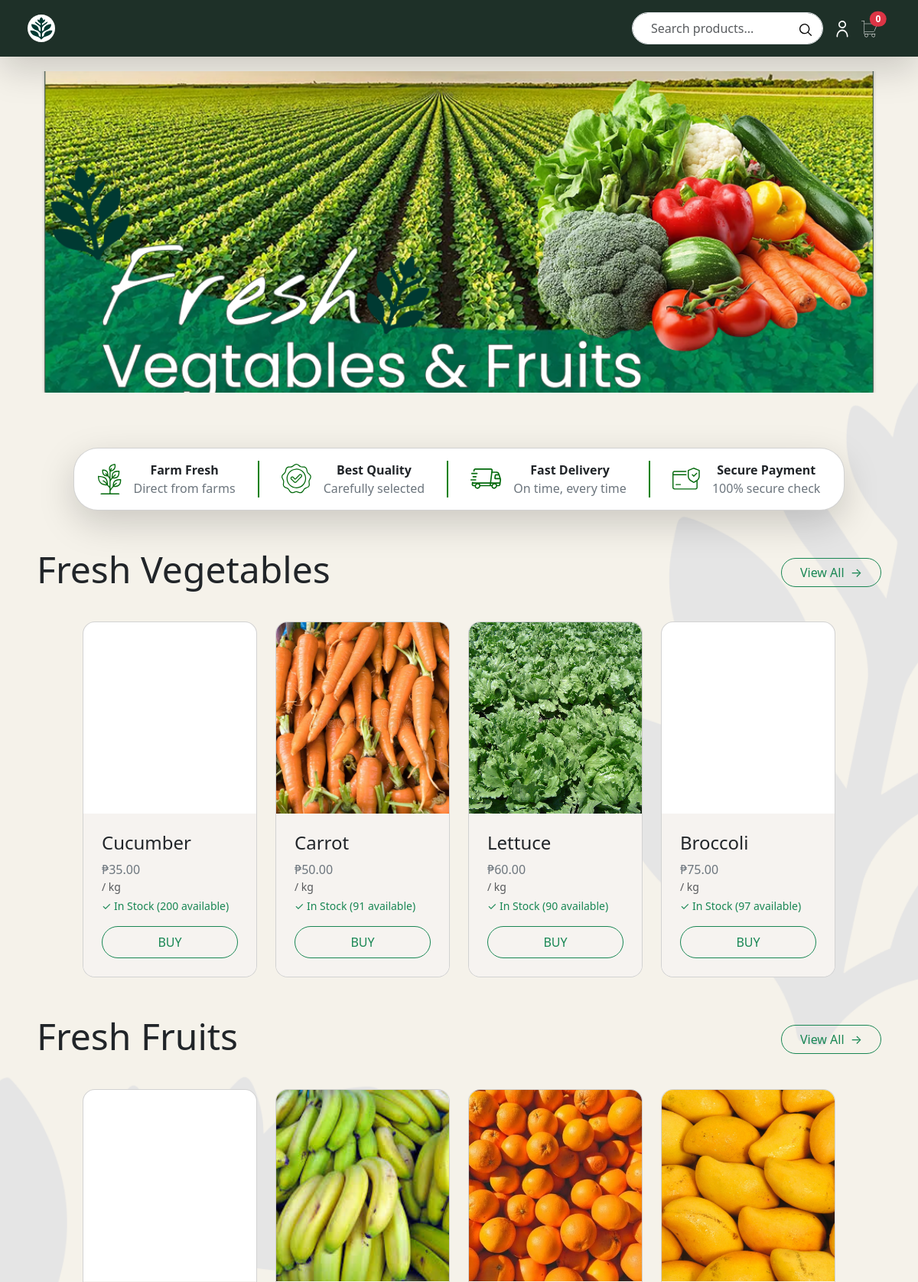
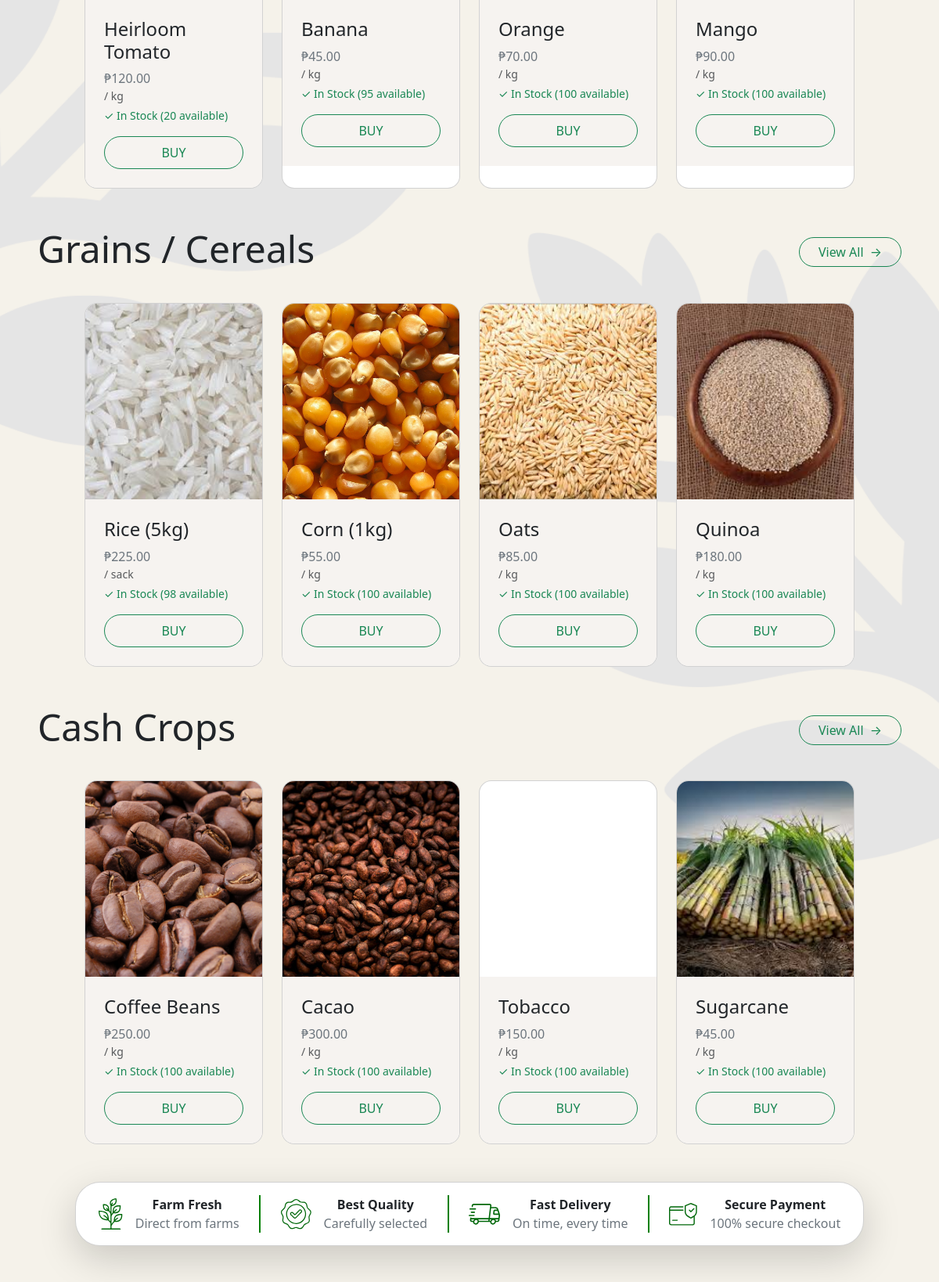
The page / (upper part) on the database its author committed (2 pictures, top to bottom).
### tables this page shows
CREATE TABLE `products` (
  `id` int(11) NOT NULL,
  `name` varchar(100) NOT NULL,
  `category` enum('vegetables','fruits','grains','cash_crops') NOT NULL,
  `current_price` decimal(10,2) NOT NULL,
  `quantity` int(11) NOT NULL DEFAULT 0,
  `unit` enum('kg','pcs','liter','sack') DEFAULT NULL,
  `image_url` varchar(255) DEFAULT NULL,
  `created_at` timestamp NOT NULL DEFAULT current_timestamp(),
  `harvest_date` date NOT NULL,
  `updated_at` datetime NOT NULL
);

### models/Product.php (called while the page is built, shortened)
<?php
require_once __DIR__ . '/../config/Database.php';
class Product {
    private $conn;
    private $table = "products";
    public function __construct() {
        $database = new Database();
        $this->conn = $database->getConnection();
    }
    public function getByCategory($category, $limit = 4) {
        $stmt = $this->conn->prepare("SELECT * FROM {$this->table} WHERE category = ? ORDER BY created_at DESC LIMIT ?");
        $stmt->bind_param("si", $category, $limit);
        $stmt->execute();
        $result = $stmt->get_result();
        $products = [];
        while ($row = $result->fetch_assoc()) {
            $products[] = $row;
        }
        return $products;
    }
}
?>

### config/Database.php (called while the page is built, shortened)
<?php
class Database {
    private $host = "localhost";
    private $user = "root";
    private $pass = "";
    private $dbname = "r3_farm";
    public function getConnection() {
        $this->conn = new mysqli($this->host, $this->user, $this->pass, $this->dbname);
        return $this->conn;
    }
}
?>

### controllers/ProductController.php (called while the page is built, shortened)
<?php
require_once __DIR__ . '/../models/Product.php';
class ProductController {
    private $product;
    public function __construct() {
        $this->product = new Product();
    }
    public function index() {
        $categories = [
            'vegetables' => 'Fresh Vegetables',
            'fruits' => 'Fresh Fruits',
            'grains' => 'Grains / Cereals',
            'cash_crops' => 'Cash Crops'
        ];
        $products_by_cat = [];
        foreach ($categories as $key => $label) {
            $products_by_cat[$key] = $this->product->getByCategory($key, 4);
        }
        return ['categories' => $categories, 'products' => $products_by_cat];
    }
}
?>

### index.php (the view, shortened to what this page needs)
<?php
require_once __DIR__ . '/controllers/ProductController.php';
$productController = new ProductController();
$data = $productController->index();
$categories = $data['categories'];
$products = $data['products'];
?>
<!DOCTYPE html>
<html lang="en">
<head>
    <link href="https://cdn.jsdelivr.net/npm/bootstrap@5.3.8/dist/css/bootstrap.min.css" rel="stylesheet">
    <link href="styles/index.css" rel="stylesheet">
    <link href="styles/cookie.css" rel="stylesheet">
</head>
<body>
<div class="Background">
    <?php include 'components/navbar.comp.php'; ?>
    <div class="banner container text-light p-4 overflow-hidden">
        <img src="images/Poster.png" alt="Hero" class="img-fluid w-100 hero-poster">
    </div>
    <div class="mb-5 mt-5 px-5">
        <div class="card shadow-lg mx-5 p-3 rounded-5 d-flex flex-row justify-content-around">
            <div class="d-flex flex-row align-items-center">
                <div class="me-3">
                </div>
                <div class="text-center">
                    <div><b>Farm Fresh</b></div>
                    <div class="text-secondary">Direct from farms</div>
                </div>
            </div>
            <div style="border: 1px solid green;"></div>
            <div class="d-flex flex-row align-items-center">
                <div class="me-3">
                </div>
                <div class="text-center">
                    <div><b>Best Quality</b></div>
                    <div class="text-secondary">Carefully selected</div>
                </div>
            </div>
            <div style="border: 1px solid green;"></div>
            <div class="d-flex flex-row align-items-center">
                <div class="me-3">
                </div>
                <div class="text-center">
                    <div><b>Fast Delivery</b></div>
                    <div class="text-secondary">On time, every time</div>
                </div>
            </div>
            <div style="border: 1px solid green;"></div>
            <div class="d-flex flex-row align-items-center">
                <div class="me-3">
                </div>
                <div class="text-center">
                    <div><b>Secure Payment</b></div>
                    <div class="text-secondary">100% secure check</div>
                </div>
            </div>
        </div>
    </div>
    <?php foreach ($categories as $key => $label): ?>
        <div class="m-5">
            <div class="d-flex justify-content-between align-items-center mb-3">
                <div class="display-5 h3"><?= $label ?></div>
                <a href="category.php?cat=<?= $key ?>" class="btn btn-outline-success rounded-pill px-4">
                    View All <span class="ms-1">→</span>
                </a>
            </div>
            <div class="row ms-5 me-5">
                <?php foreach ($products[$key] as $product): ?>
                    <?php $productUnit = trim((string) ($product['unit'] ?? '')); ?>
                    <div class="col-12 col-md-6 col-lg-4 col-xl-3 mt-3">
                        <div class="card rounded-4 overflow-hidden h-100">
                            <div class="product-card-img" style="background-image: url('<?= $product['image_url'] ?? 'placeholder.jpg' ?>'); cursor: pointer;"
                                data-bs-toggle="modal" data-bs-target="#productModal" data-id="<?= $product['id'] ?>"
                                data-name="<?= htmlspecialchars($product['name']) ?>" data-price="<?= $product['current_price'] ?>"
                                data-quantity="<?= $product['quantity'] ?>"
                                data-unit="<?= htmlspecialchars($productUnit) ?>"
                                data-image="<?= $product['image_url'] ?? 'placeholder.jpg' ?>">
                            </div>
                            <div class="p-4" style="background-color: #F6F3F0;">
                                <div class="h4"><?= htmlspecialchars($product['name']) ?></div>
                                <div class="text-secondary">₱<?= number_format($product['current_price'], 2) ?></div>
                                <div class="text-muted small">/ <?= htmlspecialchars($productUnit !== '' ? $productUnit : 'unit') ?></div>
                                <?php if ($product['quantity'] > 0): ?>
                                    <div class="text-success small mt-1">✓ In Stock (<?= $product['quantity'] ?> available)</div>
                                <?php else: ?>
                                    <div class="text-danger small mt-1">✗ Out of Stock</div>
                                <?php endif; ?>
                                <?php if ($product['quantity'] > 0): ?>
                                    <button class="mt-3 p-2 rounded-5 btn btn-outline-success w-100 buy-btn" data-bs-toggle="modal"
                                        data-bs-target="#productModal" data-id="<?= $product['id'] ?>"
                                        data-name="<?= htmlspecialchars($product['name']) ?>" data-price="<?= $product['current_price'] ?>"
                                        data-quantity="<?= $product['quantity'] ?>"
                                        data-unit="<?= htmlspecialchars($productUnit) ?>"
                                        data-image="<?= $product['image_url'] ?? 'placeholder.jpg' ?>">
                                        BUY
                                    </button>
                                <?php else: ?>
                                    <button class="mt-3 p-2 rounded-5 btn btn-secondary w-100" disabled>
                                        OUT OF STOCK
                                    </button>
                                <?php endif; ?>
                            </div>
                        </div>
                    </div>
                <?php endforeach; ?>
            </div>
        </div>
    <?php endforeach; ?>
    <div class="mb-5 mt-5 px-5">
        <div class="card shadow-lg mx-5 p-3 rounded-5 d-flex flex-row justify-content-around">
            <div class="d-flex flex-row align-items-center">
                <div class="me-3">
                </div>
                <div class="text-center">
                    <div><b>Farm Fresh</b></div>
                    <div class="text-secondary">Direct from farms</div>
                </div>
            </div>
            <div style="border: 1px solid green;"></div>
            <div class="d-flex flex-row align-items-center">
                <div class="me-3">
                </div>
                <div class="text-center">
                    <div><b>Best Quality</b></div>
                    <div class="text-secondary">Carefully selected</div>
                </div>
            </div>
            <div style="border: 1px solid green;"></div>
            <div class="d-flex flex-row align-items-center">
                <div class="me-3">
                </div>
                <div class="text-center">
                    <div><b>Fast Delivery</b></div>
                    <div class="text-secondary">On time, every time</div>
                </div>
            </div>
            <div style="border: 1px solid green;"></div>
            <div class="d-flex flex-row align-items-center">
                <div class="me-3">
                </div>
                <div class="text-center">
                    <div><b>Secure Payment</b></div>
                    <div class="text-secondary">100% secure checkout</div>
                </div>
            </div>
        </div>
    </div>
</div>
</html>

### styles/index.css (style rules this page uses)
.banner { margin-top: 4.3rem !important; }
.hero-poster { height: auto; max-height: 420px; object-fit: cover; object-position: center; }
.product-card-img { height: 250px; background-size: cover; background-position: center; }
.Background { background-image: url("../images/background.png"); background-repeat: no-repeat; background-position: center; background-size: cover; background-attachment: scroll; min-height: 100vh; }

### rows shown on the page
products: name "Cucumber", current_price "35.00", unit "kg", quantity "200"
products: image_url (picture), name "Carrot", current_price "50.00", unit "kg", quantity "91"
products: image_url (picture), name "Lettuce", current_price "60.00", unit "kg", quantity "90"
products: name "Broccoli", current_price "75.00", unit "kg", quantity "97"
products: name "Heirloom Tomato", current_price "120.00", unit "kg", quantity "20"
products: image_url (picture), name "Banana", current_price "45.00", unit "kg", quantity "95"
products: image_url (picture), name "Orange", current_price "70.00", unit "kg", quantity "100"
products: image_url (picture), name "Mango", current_price "90.00", unit "kg", quantity "100"
products: image_url (picture), name "Rice (5kg)", current_price "225.00", unit "sack", quantity "98"
products: image_url (picture), name "Corn (1kg)", current_price "55.00", unit "kg", quantity "100"
products: image_url (picture), name "Oats", current_price "85.00", unit "kg", quantity "100"
products: image_url (picture), name "Quinoa", current_price "180.00", unit "kg", quantity "100"
products: image_url (picture), name "Coffee Beans", current_price "250.00", unit "kg", quantity "100"
products: image_url (picture), name "Cacao", current_price "300.00", unit "kg", quantity "100"
products: name "Tobacco", current_price "150.00", unit "kg", quantity "100"
products: image_url (picture), name "Sugarcane", current_price "45.00", unit "kg", quantity "100"

### other values the page prints
$cart_count "0"
$label "Fresh Vegetables"
$label "Fresh Fruits"
$label "Grains / Cereals"
$label "Cash Crops"
